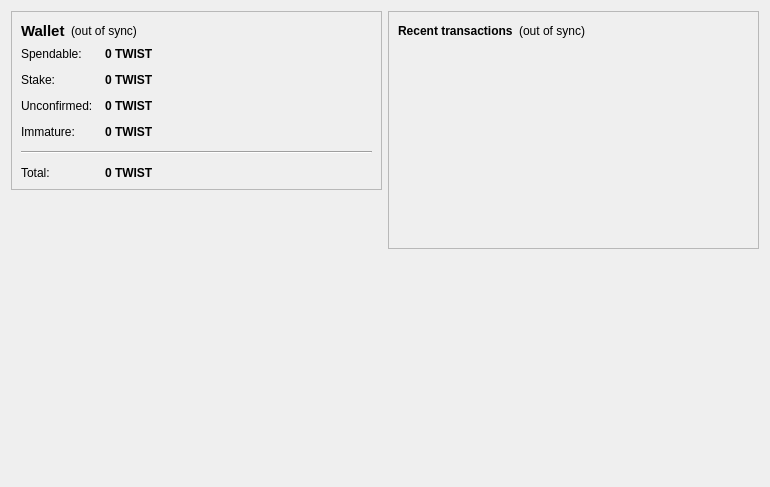
<?xml version="1.0" encoding="UTF-8"?>
<ui version="4.0">
 <class>OverviewPage</class>
 <widget class="QWidget" name="OverviewPage">
  <property name="geometry">
   <rect>
    <x>0</x>
    <y>0</y>
    <width>770</width>
    <height>487</height>
   </rect>
  </property>
  <property name="windowTitle">
   <string>Form</string>
  </property>
  <layout class="QHBoxLayout" name="horizontalLayout" stretch="1,1">
   <item>
    <layout class="QVBoxLayout" name="verticalLayout_2">
     <item>
      <widget class="QFrame" name="frame">
       <property name="frameShape">
        <enum>QFrame::StyledPanel</enum>
       </property>
       <property name="frameShadow">
        <enum>QFrame::Raised</enum>
       </property>
       <layout class="QVBoxLayout" name="verticalLayout_4">
        <item>
         <layout class="QHBoxLayout" name="horizontalLayout_4">
          <item>
           <widget class="QLabel" name="label_5">
            <property name="font">
             <font>
              <pointsize>11</pointsize>
              <weight>75</weight>
              <bold>true</bold>
             </font>
            </property>
            <property name="text">
             <string>Wallet</string>
            </property>
           </widget>
          </item>
          <item>
           <widget class="QLabel" name="labelWalletStatus">
            <property name="toolTip">
             <string>The displayed information may be out of date. Your wallet automatically synchronizes with the twister network after a connection is established, but this process has not completed yet.</string>
            </property>
            <property name="styleSheet">
             <string notr="true"/>
            </property>
            <property name="text">
             <string notr="true">(out of sync)</string>
            </property>
            <property name="alignment">
             <set>Qt::AlignLeading|Qt::AlignLeft|Qt::AlignVCenter</set>
            </property>
           </widget>
          </item>
          <item>
           <spacer name="horizontalSpacer_2">
            <property name="orientation">
             <enum>Qt::Horizontal</enum>
            </property>
            <property name="sizeHint" stdset="0">
             <size>
              <width>40</width>
              <height>20</height>
             </size>
            </property>
           </spacer>
          </item>
         </layout>
        </item>
        <item>
         <layout class="QFormLayout" name="formLayout_2">
          <property name="fieldGrowthPolicy">
           <enum>QFormLayout::AllNonFixedFieldsGrow</enum>
          </property>
          <property name="horizontalSpacing">
           <number>12</number>
          </property>
          <property name="verticalSpacing">
           <number>12</number>
          </property>
          <item row="0" column="0">
           <widget class="QLabel" name="label">
            <property name="text">
             <string>Spendable:</string>
            </property>
           </widget>
          </item>
          <item row="0" column="1">
           <widget class="QLabel" name="labelBalance">
            <property name="font">
             <font>
              <weight>75</weight>
              <bold>true</bold>
             </font>
            </property>
            <property name="cursor">
             <cursorShape>IBeamCursor</cursorShape>
            </property>
            <property name="toolTip">
             <string>Your current spendable balance</string>
            </property>
            <property name="text">
             <string notr="true">0 TWIST</string>
            </property>
            <property name="textInteractionFlags">
             <set>Qt::LinksAccessibleByMouse|Qt::TextSelectableByKeyboard|Qt::TextSelectableByMouse</set>
            </property>
           </widget>
          </item>
          <item row="1" column="0">
           <widget class="QLabel" name="label_6">
            <property name="text">
             <string>Stake:</string>
            </property>
           </widget>
          </item>
          <item row="1" column="1">
           <widget class="QLabel" name="labelStake">
            <property name="font">
             <font>
              <weight>75</weight>
              <bold>true</bold>
             </font>
            </property>
            <property name="cursor">
             <cursorShape>IBeamCursor</cursorShape>
            </property>
            <property name="toolTip">
             <string>Total of coins that was staked, and do not yet count toward the current balance</string>
            </property>
            <property name="text">
             <string notr="true">0 TWIST</string>
            </property>
            <property name="textInteractionFlags">
             <set>Qt::LinksAccessibleByMouse|Qt::TextSelectableByKeyboard|Qt::TextSelectableByMouse</set>
            </property>
           </widget>
          </item>
          <item row="2" column="0">
           <widget class="QLabel" name="label_3">
            <property name="text">
             <string>Unconfirmed:</string>
            </property>
           </widget>
          </item>
          <item row="2" column="1">
           <widget class="QLabel" name="labelUnconfirmed">
            <property name="font">
             <font>
              <weight>75</weight>
              <bold>true</bold>
             </font>
            </property>
            <property name="cursor">
             <cursorShape>IBeamCursor</cursorShape>
            </property>
            <property name="toolTip">
             <string>Total of transactions that have yet to be confirmed, and do not yet count toward the current balance</string>
            </property>
            <property name="text">
             <string notr="true">0 TWIST</string>
            </property>
            <property name="textInteractionFlags">
             <set>Qt::LinksAccessibleByMouse|Qt::TextSelectableByKeyboard|Qt::TextSelectableByMouse</set>
            </property>
           </widget>
          </item>
          <item row="3" column="0">
           <widget class="QLabel" name="labelImmatureText">
            <property name="text">
             <string>Immature:</string>
            </property>
           </widget>
          </item>
          <item row="3" column="1">
           <widget class="QLabel" name="labelImmature">
            <property name="font">
             <font>
              <weight>75</weight>
              <bold>true</bold>
             </font>
            </property>
            <property name="toolTip">
             <string>Mined balance that has not yet matured</string>
            </property>
            <property name="text">
             <string notr="true">0 TWIST</string>
            </property>
            <property name="textInteractionFlags">
             <set>Qt::LinksAccessibleByMouse|Qt::TextSelectableByKeyboard|Qt::TextSelectableByMouse</set>
            </property>
           </widget>
          </item>
          <item row="4" column="0" colspan="2">
           <widget class="Line" name="line">
            <property name="orientation">
             <enum>Qt::Horizontal</enum>
            </property>
           </widget>
          </item>
          <item row="5" column="0">
           <widget class="QLabel" name="labelTotalText">
            <property name="text">
             <string>Total:</string>
            </property>
           </widget>
          </item>
          <item row="5" column="1">
           <widget class="QLabel" name="labelTotal">
            <property name="font">
             <font>
              <weight>75</weight>
              <bold>true</bold>
             </font>
            </property>
            <property name="cursor">
             <cursorShape>IBeamCursor</cursorShape>
            </property>
            <property name="toolTip">
             <string>Your current total balance</string>
            </property>
            <property name="text">
             <string notr="true">0 TWIST</string>
            </property>
            <property name="textInteractionFlags">
             <set>Qt::LinksAccessibleByMouse|Qt::TextSelectableByKeyboard|Qt::TextSelectableByMouse</set>
            </property>
           </widget>
          </item>
         </layout>
        </item>
       </layout>
      </widget>
     </item>
     <item>
      <spacer name="verticalSpacer">
       <property name="orientation">
        <enum>Qt::Vertical</enum>
       </property>
       <property name="sizeHint" stdset="0">
        <size>
         <width>20</width>
         <height>40</height>
        </size>
       </property>
      </spacer>
     </item>
     <item>
      <widget class="QLabel" name="label_2">
       <property name="autoFillBackground">
        <bool>true</bool>
       </property>
       <property name="text">
        <string/>
       </property>
       <property name="pixmap">
        <pixmap resource="../bitcoin.qrc">:/icons/mastbg</pixmap>
       </property>
       <property name="scaledContents">
        <bool>false</bool>
       </property>
       <property name="margin">
        <number>0</number>
       </property>
      </widget>
     </item>
    </layout>
   </item>
   <item>
    <layout class="QVBoxLayout" name="verticalLayout_3">
     <item>
      <widget class="QFrame" name="frame_2">
       <property name="frameShape">
        <enum>QFrame::StyledPanel</enum>
       </property>
       <property name="frameShadow">
        <enum>QFrame::Raised</enum>
       </property>
       <layout class="QVBoxLayout" name="verticalLayout">
        <item>
         <layout class="QHBoxLayout" name="horizontalLayout_2">
          <item>
           <widget class="QLabel" name="label_4">
            <property name="text">
             <string>&lt;b&gt;Recent transactions&lt;/b&gt;</string>
            </property>
           </widget>
          </item>
          <item>
           <widget class="QLabel" name="labelTransactionsStatus">
            <property name="toolTip">
             <string>The displayed information may be out of date. Your wallet automatically synchronizes with the twister network after a connection is established, but this process has not completed yet.</string>
            </property>
            <property name="styleSheet">
             <string notr="true"/>
            </property>
            <property name="text">
             <string notr="true">(out of sync)</string>
            </property>
            <property name="alignment">
             <set>Qt::AlignRight|Qt::AlignTrailing|Qt::AlignVCenter</set>
            </property>
           </widget>
          </item>
          <item>
           <spacer name="horizontalSpacer">
            <property name="orientation">
             <enum>Qt::Horizontal</enum>
            </property>
            <property name="sizeHint" stdset="0">
             <size>
              <width>40</width>
              <height>20</height>
             </size>
            </property>
           </spacer>
          </item>
         </layout>
        </item>
        <item>
         <widget class="QListView" name="listTransactions">
          <property name="styleSheet">
           <string notr="true">QListView { background: transparent; }</string>
          </property>
          <property name="frameShape">
           <enum>QFrame::NoFrame</enum>
          </property>
          <property name="verticalScrollBarPolicy">
           <enum>Qt::ScrollBarAlwaysOff</enum>
          </property>
          <property name="horizontalScrollBarPolicy">
           <enum>Qt::ScrollBarAlwaysOff</enum>
          </property>
          <property name="selectionMode">
           <enum>QAbstractItemView::NoSelection</enum>
          </property>
         </widget>
        </item>
       </layout>
      </widget>
     </item>
     <item>
      <spacer name="verticalSpacer_2">
       <property name="orientation">
        <enum>Qt::Vertical</enum>
       </property>
       <property name="sizeHint" stdset="0">
        <size>
         <width>20</width>
         <height>40</height>
        </size>
       </property>
      </spacer>
     </item>
    </layout>
   </item>
  </layout>
 </widget>
 <resources>
  <include location="../bitcoin.qrc"/>
 </resources>
 <connections/>
</ui>
